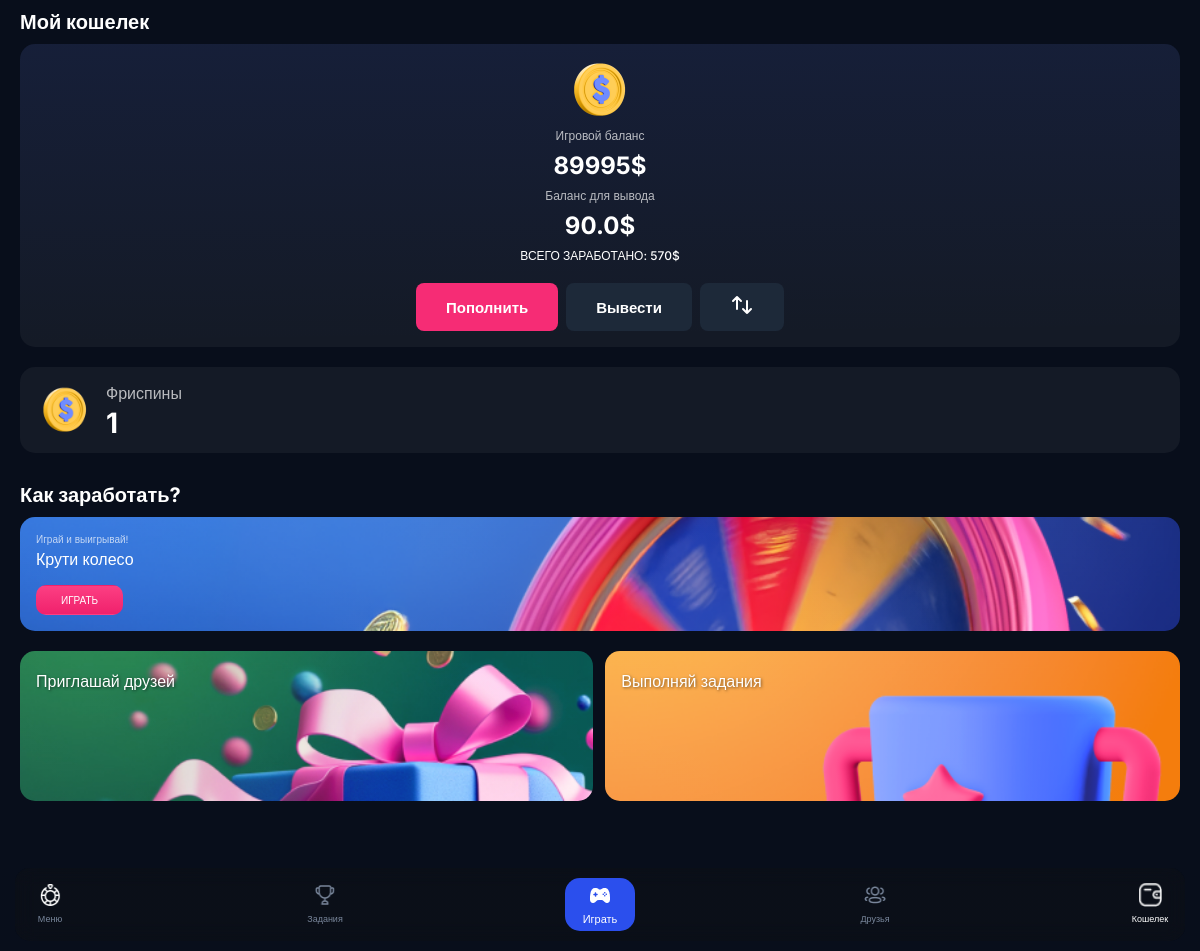
Before: /wallet (signed in) with the older database file.
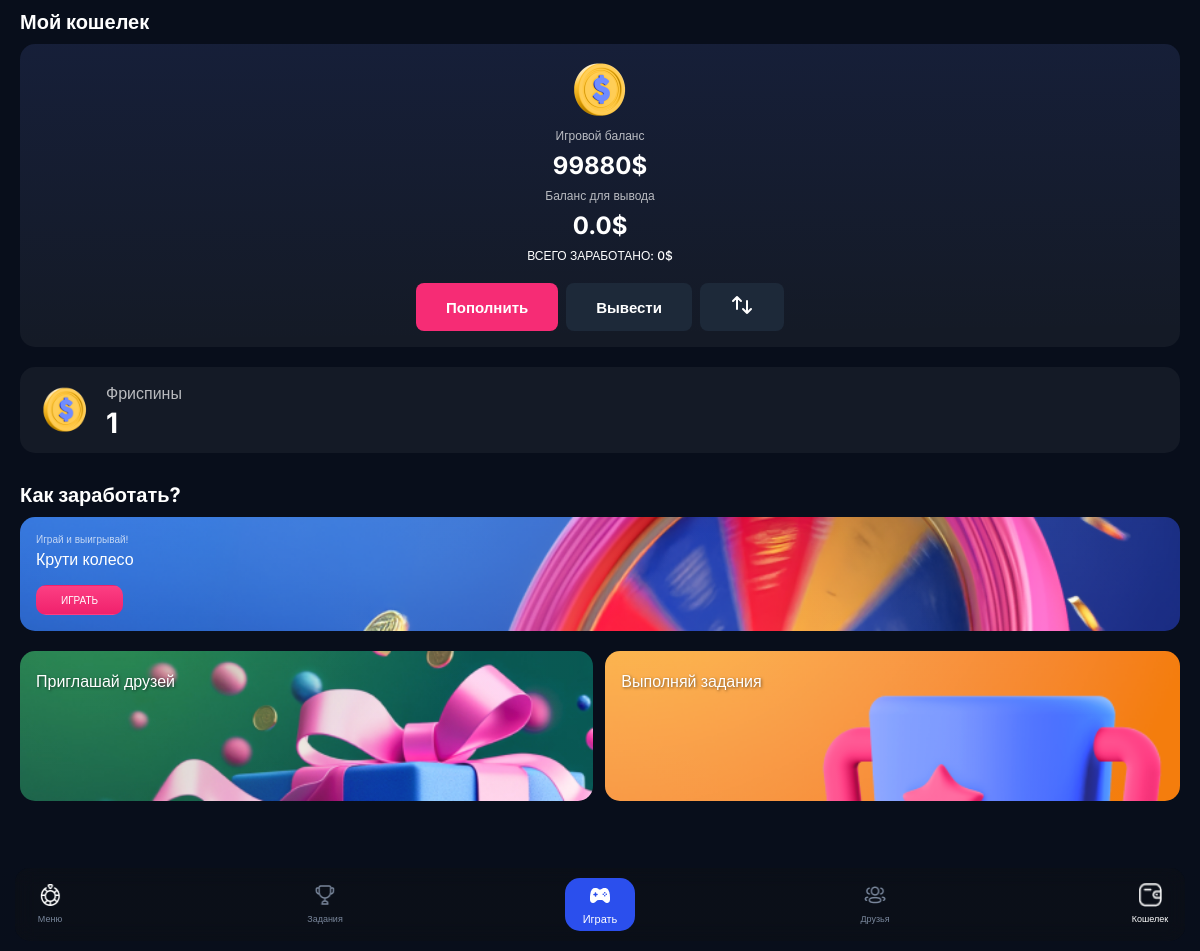
After: the same page with the newer database file.
### web/auth.py (models this page shows, shortened)
class User(UserMixin, db.Model):
    id = db.Column(db.Integer(), primary_key=True)
    username = db.Column(db.String(128), nullable=False, unique=True)
    cash = db.Column(db.Integer(), nullable=False, default=100000)
    withdrawal_balance = db.Column(db.Float(), nullable=False, default=0)
    total_earned = db.Column(db.Integer(), nullable=False, default=0)
    freespins = db.Column(db.Integer(), nullable=False, default=0)
    telegram_id = db.Column(db.Integer(), nullable=False)
    token_hash = db.Column(db.String(128), nullable=False)
    created_on = db.Column(db.DateTime(), default=datetime.utcnow)
    last_daily_reward = db.Column(db.DateTime, nullable=True)
    claimed_daily_rewards = db.Column(db.String(255), default='')
    email = db.Column(db.String(120), unique=True, nullable=True)
    withdrawals = db.relationship('Withdrawal', back_populates='user_relation', lazy=True)
    referrer_id = db.Column(db.Integer, db.ForeignKey('user.id'), nullable=True)
    referral_code = db.Column(db.String(10), unique=True, nullable=False)
    referral_earnings = db.Column(db.Float, default=0.0)
    referrals = db.relationship('User', backref=db.backref('referrer', remote_side=[id]))

### web/routes.py (the view)
@main_bp.route("/wallet")
@login_required
def wallet():
    pending_deposits = Transaction.query.filter_by(user_id=current_user.id, transaction_type="deposit", status="pending").all()
    return render_template("wallet.html", title="Кошелек", pending_deposits=pending_deposits, usdt_address=USDT_ADDRESS)

### web/auth.py (called while the page is built)
@login_manager.user_loader
def load_user(id):
    return db.session.query(User).get(id)

### web/templates/wallet.html (shortened to what this page needs)
<!DOCTYPE html>
<html lang="ru">
<head>
    <link rel="stylesheet" href="{{ url_for('static', filename='css/wallet.css') }}" />
    <link rel="stylesheet" href="{{ url_for('static', filename='css/navbar.css') }}" />
</head>
<body>
    <div class="content">
        <div class="container">
            <div class="headers">
                <h1>Мой кошелек</h1>
            </div>
            <div class="wallet">
                <img src="{{ url_for('static', filename='assets/wallet_coin.png') }}" alt="" />
                <p>Игровой баланс</p>
                <h1 class="wallet_money">{{current_user.cash}}$</h1>
                <p>Баланс для вывода</p>
                <h1 class="wallet_money">{{current_user.withdrawal_balance}}$</h1>
                <h2>ВСЕГО ЗАРАБОТАНО: {{current_user.total_earned}}$</h2>
                <div class="wallet_btns">
    <button class="add_money" onclick="window.location.href='{{ url_for('main.deposit') }}'">Пополнить</button>
    <button class="take_money" onclick="window.location.href='{{ url_for('main.withdraw') }}'">Вывести</button>
    <button class="take_money" onclick="window.location.href='{{ url_for('main.transfer') }}'">
    </button>
</div>
            </div>
            <div class="freespins-card">
                <div class="freespins-info">
                    <img src="{{ url_for('static', filename='assets/wallet_coin.png') }}" alt="Фриспины" class="freespins-icon" />
                    <div class="freespins-text">
                        <p>Фриспины</p>
                        <h2>{{current_user.freespins}}</h2>
                    </div>
                </div>
            </div>
            <div class="headers">
                <h1>Как заработать?</h1>
            </div>
            <div class="wallet_buttons">
                <div class="wallet_btn">
                    <img src="{{ url_for('static', filename='assets/battle-mode-bg.png') }}" alt="" class="background-image" />
                    <div class="content-wrapper">
                        <p>Играй и выигрывай!</p>
                        <h1>Крути колесо</h1>
                        <button onclick="window.location.href='{{ url_for('main.game') }}'">ИГРАТЬ</button>
                    </div>
                </div>
            </div>
            <div class="wallet_row_btns">
                <button class="row_btn" onclick="window.location.href='{{ url_for('main.friends') }}'">
                    <img src="{{ url_for('static', filename='assets/rewards-bg.jpg') }}" alt="" class="background-image" />
                    <div class="content-wrapper">
                        <h1>Приглашай друзей</h1>
                    </div>
                </button>
                <button class="row_btn" onclick="window.location.href='{{ url_for('main.tasks') }}'">
                    <img src="{{ url_for('static', filename='assets/leaderboard-bg.png') }}" alt="" class="background-image" />
                    <div class="content-wrapper">
                        <h1>Выполняй задания</h1>
                    </div>
                </button>
            </div>
        </div>
    </div>
    <header>
        <nav class="navbar">
            <a href="{{ url_for('main.index') }}" data-page="index">
                <i><img src="{{ url_for('static', filename='assets/navbar_menu.png') }}" alt="Меню" /></i>
                <span>Меню</span>
            </a>
            <a href="{{ url_for('main.tasks') }}" data-page="tasks">
                <i><img src="{{ url_for('static', filename='assets/navbar_trophy.png') }}" alt="Задания" /></i>
                <span>Задания</span>
            </a>
            <a href="{{ url_for('main.game') }}" class="middle" data-page="game">
                <i><img src="{{ url_for('static', filename='assets/navbar_gamepad.png') }}" alt="Играть" /></i>
                <span>Играть</span>
            </a>
            <a href="{{ url_for('main.friends') }}" data-page="friends">
                <i><img src="{{ url_for('static', filename='assets/navbar_user.png') }}" alt="Друзья" /></i>
                <span>Друзья</span>
            </a>
            <a href="{{ url_for('main.wallet') }}" data-page="wallet">
                <i><img src="{{ url_for('static', filename='assets/navbar_wallet.png') }}" alt="Кошелек" /></i>
                <span>Кошелек</span>
            </a>
        </nav>
    </header>
</body>
</html>

### web/static/css/wallet.css (style rules this page uses)
* { margin: 0; padding: 0; box-sizing: border-box; }
body, html { font-family: "Inter", sans-serif; height: 100%; overflow: hidden; background-color: #080E1B; }
button { all: unset; font-family: "Inter", sans-serif; cursor: pointer; }
.content { display: flex; flex-direction: column; height: 90vh; }
.container { flex: 1; overflow-y: auto; padding: 0 20px 70px; }
.headers { padding: 10px 0; }
.headers h1 { color: rgba(255, 255, 255, 1); font-weight: 700; font-size: 20px; }
.wallet { display: flex; flex-direction: column; justify-content: center; align-items: center; gap: 8px; background: linear-gradient(359.22deg, rgba(43, 80, 244, 0) 4.64%, rgba(43, 80, 244, 0.09) 99.35%), #141A26; padding: 16px; border-radius: 15px; margin-bottom: 20px; }
.wallet p { font-weight: 300; font-size: 12px; color: rgba(255, 255, 255, 0.7); }
.wallet img { width: auto; height: 60px; }
.wallet_money { color: rgba(255, 255, 255, 1); font-size: 24px; font-weight: 700; }
.wallet h2 { color: rgba(255, 255, 255, 1); font-weight: 500; font-size: 12px; }
.wallet_btns { margin-top: 12px; display: flex; gap: 8px; }
.add_money, .take_money { font-weight: 600; font-size: 15px; color: rgba(255, 255, 255, 1); border-radius: 8px; padding: 10px 30px; }
.add_money { background-color: rgba(246, 44, 117, 1); }
.take_money { background: rgba(29, 41, 57, 1); }
.wallet_buttons { display: flex; flex-direction: column; gap: 16px; }
.wallet_btn { position: relative; color: rgba(255, 255, 255, 1); border-radius: 15px; overflow: hidden; min-height: 100px; }
.wallet_btn .background-image, .row_btn .background-image { position: absolute; top: 0; left: 0; width: 100%; height: 100%; object-fit: cover; }
.wallet_btn .content-wrapper { position: relative; z-index: 2; padding: 16px; height: 100%; width: 100%; background: linear-gradient(88.3deg, rgba(255, 255, 255, 0.0581) 0%, rgba(255, 255, 255, 0.0308) 99.66%); }
.wallet_btn p { color: rgba(255, 255, 255, 0.7); font-weight: 400; font-size: 10px; }
.wallet_btn h1 { color: rgba(255, 255, 255, 1); font-size: 16px; font-weight: 500; margin: 4px 0 0 0; }
.wallet_btn button { background: linear-gradient(180deg, #FC3F83 0%, #F0216C 100%); border: 1px solid rgba(34, 180, 150, 0); border-radius: 10px; padding: 8px 24px; color: rgba(255, 255, 255, 1); font-weight: 400; font-size: 10px; margin: 16px 0 0 0; }
.wallet_row_btns { display: flex; justify-content: space-between; gap: 12px; margin-top: 20px; }
.row_btn { display: flex; flex-direction: column; border-radius: 15px; flex-grow: 1; position: relative; overflow: hidden; min-height: 150px; }
.row_btn .content-wrapper { position: relative; z-index: 2; padding: 20px 16px; height: 100%; width: 100%; background: linear-gradient(87.9deg, rgba(255, 255, 255, 0.0581) 0.67%, rgba(255, 255, 255, 0.0308) 99.66%); }
.row_btn h1 { font-weight: 500; color: rgba(255, 255, 255, 1); font-size: 16px; text-shadow: 1px 1px 3px rgba(0, 0, 0, 0.5); }
.freespins-card { display: flex; justify-content: space-between; align-items: center; background: linear-gradient(0deg, #141A26, #141A26), linear-gradient(359.22deg, rgba(43, 80, 244, 0) 0%, rgba(43, 80, 244, 0.09) 9%); border-radius: 15px; padding: 16px 20px; margin: 20px 0; }
.freespins-info { display: flex; align-items: center; gap: 16px; }
.freespins-icon { width: auto; height: 50px; }
.freespins-text { display: flex; flex-direction: column; gap: 6px; }
.freespins-text p { color: rgba(255, 255, 255, 0.7); font-size: 16px; font-weight: 400; }
.freespins-text h2 { color: white; font-size: 28px; font-weight: 700; line-height: 1; }

Changed rows visible on the page:
changed User: cash "89995" → "99880"; withdrawal_balance "90.0" → "0.0"; total_earned "570" → "0"
